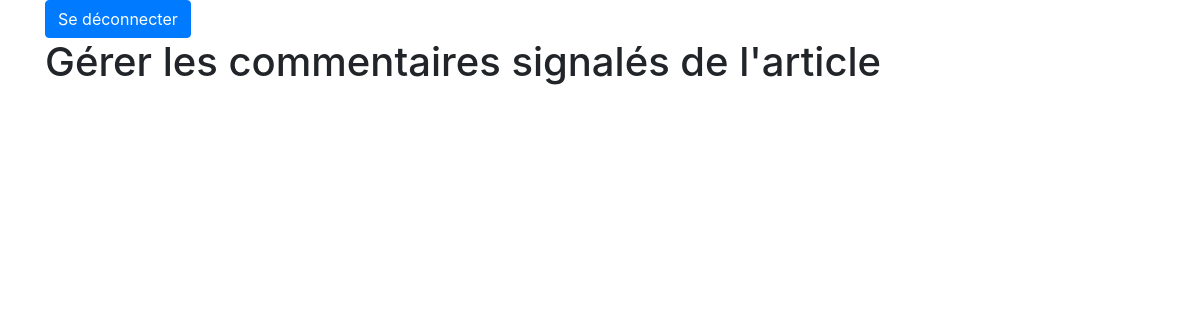
The app's page /index.php?action=manage_comments&post_id=2, older data.
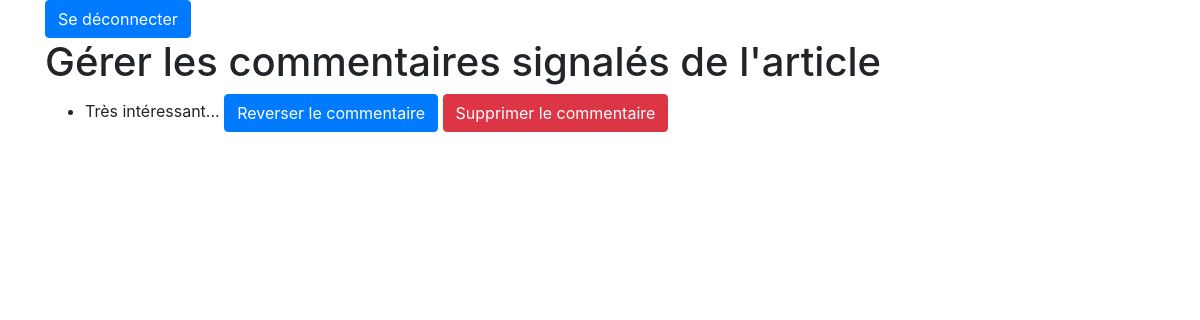
The same page, newer data.
### tables this page shows
CREATE TABLE IF NOT EXISTS `comments` (
  `id` int(11) NOT NULL AUTO_INCREMENT,
  `id_billet` int(11) NOT NULL,
  `auteur` varchar(255) NOT NULL,
  `commentaires` text NOT NULL,
  `date_commentaire` datetime NOT NULL,
  `signaler` tinyint(4) NOT NULL,
  PRIMARY KEY (`id`)
);

### controller/BackendController.php (called while the page is built, shortened)
<?php
require_once 'dao/PostDao.php';
require_once 'dao/CommentDao.php';
require_once 'model/Comment.php';
class BackendController
{
    private $postDao;
    private $commentDao;
    public function __construct(){
        $this->postDao = new PostDao();
        $this->commentDao = new CommentDao();
    }
     public function manageComments($id)
    {
        $post = $this->postDao->findById($id);
        $comments = $this->commentDao->findAllNotifiedByPost($id);
        include_once 'view/admin/manage-comments.php';
    }
}

### dao/BaseDao.php (called while the page is built, shortened)
<?php
class BaseDao {
	 public function __construct()
	    {
			try
			{
			    $this->bd = new PDO('mysql:host=localhost;dbname=blogjeanforteroche;charset=utf8', 'root', '');
			}
			catch(Exception $e)
			{
			        die('Erreur : '.$e->getMessage());
			}
		}
}

### dao/PostDao.php (called while the page is built, shortened)
<?php
require_once 'dao/BaseDao.php';
class PostDao extends BaseDao
{
    public function findById($id)
    {
        $statement = $this->bd->prepare('SELECT * FROM posts WHERE id = :id');
        $statement->bindParam(':id', $id);
        $statement->execute();
        $donnees = $statement->fetch(PDO::FETCH_ASSOC);
        $post = new Post();
        $post->setId($donnees['id']);
        $post->setTitle($donnees['titre']);
        $post->setContent($donnees['contenu']);
        return $post;
    }
}

### dao/CommentDao.php (called while the page is built, shortened)
<?php
require_once 'dao/BaseDao.php';
require_once 'model/Comment.php';
class CommentDao extends BaseDao
{
    public function findAllNotifiedByPost($postId)
    {
        $req = $this->bd->prepare('SELECT * FROM comments WHERE id_billet=:id_billet AND signaler = 1');
        $req->execute(['id_billet' => $postId]);
        $comments = [];
        while ($comment = $req->fetch()) {
            array_push($comments, new Comment($comment['id'],
                $comment['id_billet'],
                $comment['auteur'],
                $comment['commentaires'],
                $comment['date_commentaire'],
                $comment['signaler']));
        }
        return $comments;
    }
}

### model/Comment.php (called while the page is built, shortened)
<?php
class Comment
{
	private $id;
    private $commentaires;
    public function __construct($id, $id_billet, $auteur, $commentaires, $date_commentaire, $signaler)
    {
        $this->id = $id;
        $this->commentaires = $commentaires;
    }
    public function getId()
    {
        return $this->id;
    }
    public function getCommentaires()
    {
        return $this->commentaires;
    }
}

### view/admin/manage-comments.php (the view, shortened to what this page needs)
<!DOCTYPE html>
<html lang="fr">
<head>
    <link href="bootstrap/css/bootstrap.min.css" rel="stylesheet">
</head>
<body>
    <div class="container">
        <?php require('header.php'); ?>
         <h1>Gérer les commentaires signalés de l'article</h1>
        <ul>
                    <?php foreach($comments as $comment){  ?>
                    <li>
                        <?php echo $comment->getCommentaires();?>
                        <a href="?action=validate_comment_action&comment_id=<?php echo $comment->getId();?>" class="btn btn-primary">Reverser le commentaire</a>
                        <a href="?action=remove_comment_action&comment_id=<?php echo $comment->getId();?>" class="btn btn-danger">Supprimer le commentaire</a>
                    </li>
                    <?php
        }
                    ?>
                </ul>
            </div>
</body>
</html>

Row changes from the older to the newer data that the page shows:
now on this page (row edited): comments: commentaires "Très intéressant..."
